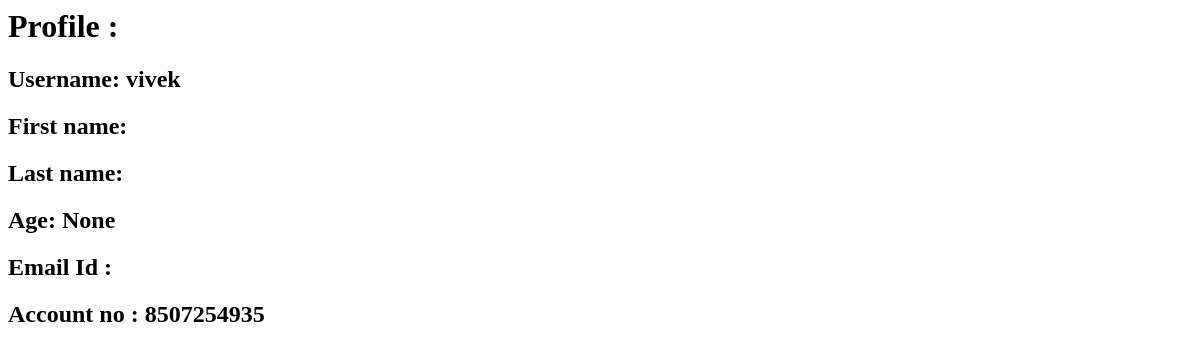
The page /users/detail/ (signed in) on the database as committed earlier.
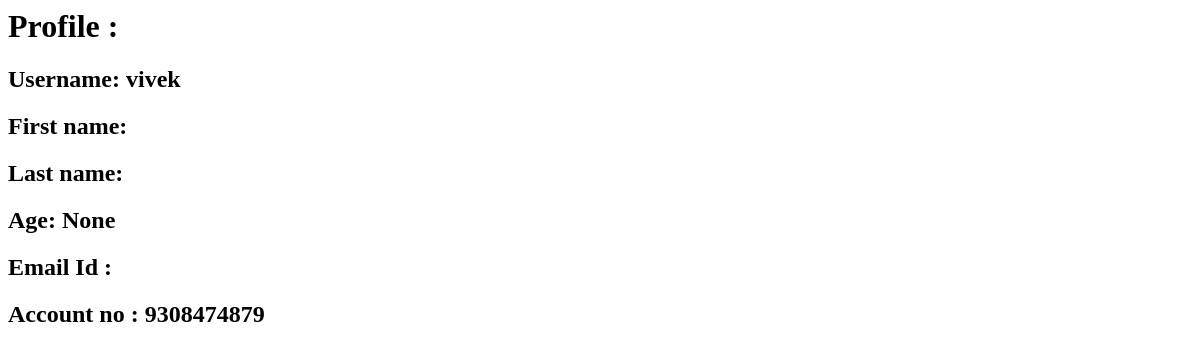
The same page on the database as committed later.
### users/models.py (models this page shows)
class CustomUser(AbstractUser):
    Image=models.ImageField(default="default.jpg",null=True,blank=True)
    Firstname=models.CharField(max_length=50,default="",null=False,blank=False)
    Lastname=models.CharField(max_length=50,default="",null=False,blank=False)
    age=models.PositiveIntegerField(null=True,blank=True)
    Email_ID= models.EmailField(max_length = 254,null=False,blank=False)
    unique_no=models.AutoField(primary_key=True)

### accounts/models.py (models this page shows, shortened)
class Account(models.Model):
    unique_no=models.OneToOneField(CustomUser,on_delete=models.CASCADE,primary_key=True)
    account_number = models.CharField(max_length = 10,blank=True,editable=False,unique=True,default=create_new_account_number())
    balance=models.PositiveIntegerField(default=0,null=False,blank=True)

### users/views.py (the view)
# urls.py: path('detail/',UserDetailView.as_view(),name='customerdetail'),
class UserDetailView(DetailView):
    model=CustomUser
    template_name='customerDetail.html'
    def get_object(self):
        return self.request.user

### templates/customerDetail.html
<h1>Profile :</h1>
<h2>Username: {{object.username}}</h2>
<h2>First name: {{object.Firstname}}</h2>
<h2>Last name: {{object.Lastname}}</h2>
<h2>Age: {{object.age}}</h2>
<h2>Email Id : {{object.Email_ID}}</h2>
{% if object.account%}
<h2>Account no : {{object.account.account_number}}</h2>
{%endif%}

Rows that differ between the two databases and show on the page:
changed CustomUser "vivek": account.account_number "8507254935" → "9308474879"
